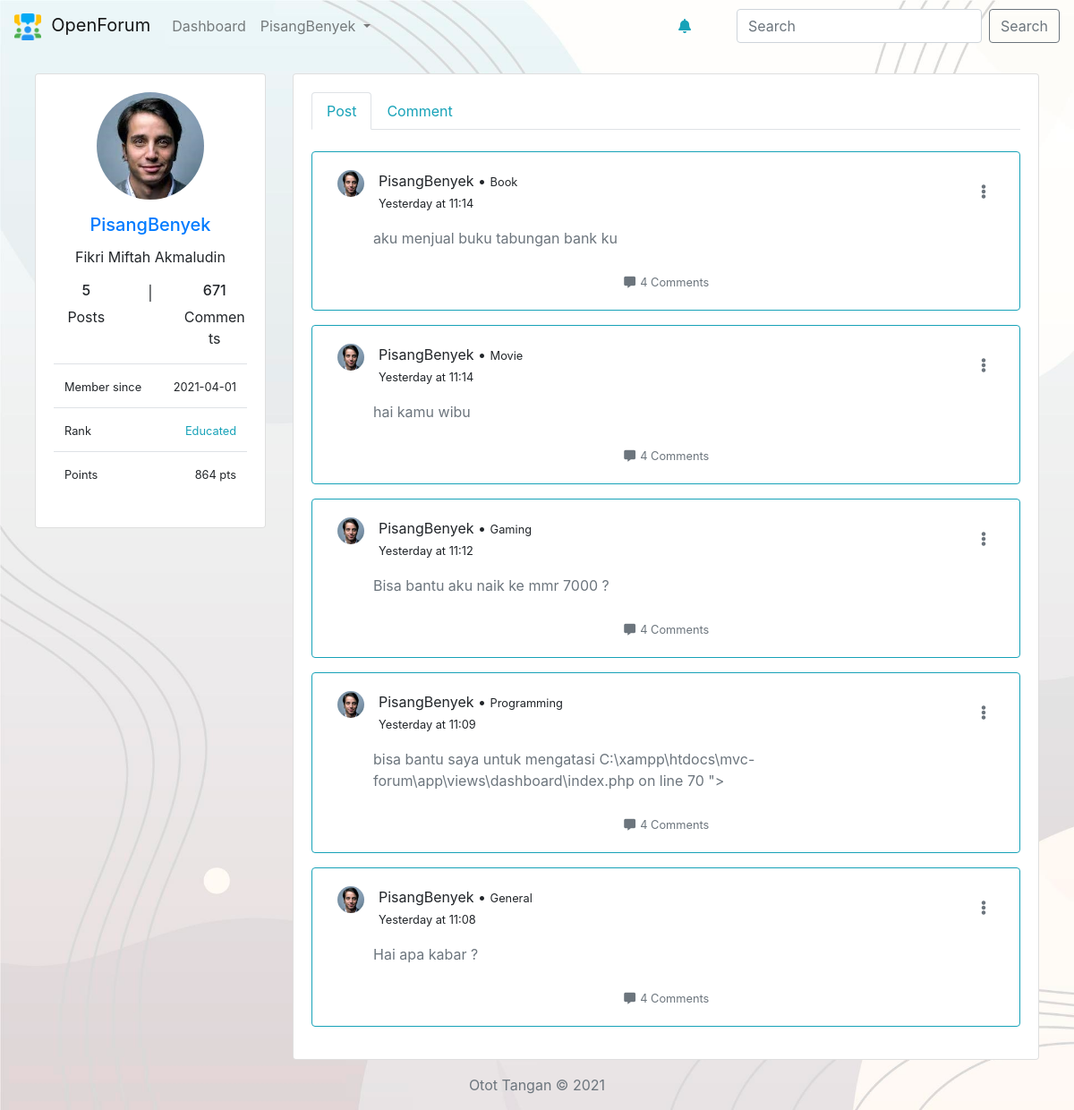
Screenshot of /profile (signed in) with the database file from the repository.
### tables this page shows
CREATE TABLE `users` (
  `id` int(11) NOT NULL,
  `fullname` varchar(100) NOT NULL,
  `username` varchar(100) NOT NULL,
  `email` varchar(100) NOT NULL,
  `password` varchar(255) NOT NULL,
  `photo` varchar(100) NOT NULL DEFAULT 'user.png',
  `register_date` date NOT NULL DEFAULT current_timestamp(),
  `rank` enum('Newbie','Helper','Ambitious','Educated','Expert','Professional','Genius') NOT NULL DEFAULT 'Newbie',
  `points` int(11) NOT NULL DEFAULT 0
);

CREATE TABLE `posts` (
  `id` int(11) NOT NULL,
  `owner` int(11) NOT NULL,
  `content` mediumtext NOT NULL,
  `category` varchar(25) NOT NULL DEFAULT 'General',
  `time_posted` datetime NOT NULL DEFAULT current_timestamp()
);

### app/core/Controller.php (called while the page is built, shortened)
<?php
class Controller{
	public function view($view, $data = [])
	{
		require_once '../app/views/' . $view . '.php' ;
	}
	public function model($model)
	{
		return new $model;
	}
}

### app/controllers/Profile.php (called while the page is built, shortened)
<?php
class Profile extends Controller {
	public function index()
	{
		$data['user'] = $this->model('User_model')->getUserData($_SESSION['UserLoggedIn']);
		$data['userPost'] = $this->model('Post_model')->getPostFromThisUser($data['user']['id']);
		$data['postCount'] = $this->model('Post_model')->countPostFromThisUser($data['user']['id']);
		for ($i=0; $i < $data['postCount'] ; $i++) {
			$timeConvert = $this->model('Post_model')->convertTime($data['userPost'][$i]['time_posted']);
			$data['userPost'][$i]['date'] = $timeConvert['date'];
			$data['userPost'][$i]['hour'] = $timeConvert['hour'];
		}
		$data['title'] = "Profile";
		$this->view('template/profile-left-panel',$data);
		$this->view('profile/index',$data);
	}
}

### app/core/App.php (called while the page is built, shortened)
<?php
class App{
	protected $method = 'index';
	protected $params = [];
	public function __construct()
	{
		$this->controller = new $this->controller;
		call_user_func_array([$this->controller, $this->method], $this->params);
	}
}

### public/index.php (called while the page is built, shortened)
<?php
$app = new App;

### app/core/Database.php (called while the page is built, shortened)
<?php
class Database {
    private $host = DB_HOST;
    private $user = DB_USER;
    private $pass = DB_PASS;
    private $db_name = DB_NAME;
    private $dbh;
    private $stmt;
    public function __construct()
    {
        $dsn = 'mysql:host=' . $this->host . ';dbname=' . $this->db_name;
        $option = [
            PDO::ATTR_PERSISTENT => true,
            PDO::ATTR_ERRMODE => PDO::ERRMODE_EXCEPTION
        ];
        try {
            $this->dbh = new PDO($dsn, $this->user, $this->pass, $option);
        } catch(PDOException $e) {
            die($e->getMessage());
        }
    }
    public function query($query)
    {
        $this->stmt = $this->dbh->prepare($query);
    }
    public function bind($param, $value, $type = null)
    {
        if( is_null($type) ) {
            switch( true ) {
                default :
                    $type = PDO::PARAM_STR;
            }
        }
        $this->stmt->bindValue($param, $value, $type);
    }
    public function execute()
    {
        $this->stmt->execute();
    }
    public function resultSet()
    {
        $this->execute();
        return $this->stmt->fetchAll(PDO::FETCH_ASSOC);
    }
    public function single()
    {
        $this->execute();
        return $this->stmt->fetch(PDO::FETCH_ASSOC);
    }
}

### app/models/User_model.php (called while the page is built, shortened)
<?php
class User_model {
    private $db;
    public function __construct()
    {
        $this->db = new Database;
    }
    public function getUserData($data)
    {
        $username = $_SESSION['UserLoggedIn'];
        $this->db->query('SELECT * FROM users WHERE username=:username');
        $this->db->bind('username',$username);
        return $this->db->single();
    }
}

### app/models/Post_model.php (called while the page is built, shortened)
<?php
class Post_model
{
	public function __construct()
	{
        $this->db = new Database;
	}
	public function getPostFromThisUser($data)
	{
		$ownerid = $data;
		$this->db->query('SELECT * FROM posts WHERE owner=:ownerid ORDER BY id DESC');
		$this->db->bind('ownerid',$ownerid);
		return $this->db->resultSet();
	}
	public function countPostFromThisUser($user)
	{
		$this->db->query('SELECT * FROM posts WHERE owner=:ownerid');
		$this->db->bind('ownerid',$user);
		$this->db->execute();
		$total  = $this->db->rowCount();
		return $total;
	}
}

### app/views/profile/index.php (the view, shortened to what this page needs)
	<div class="col-md-9">
		<div class="card">
			<div class="card-body">
				<ul class="nav nav-tabs" id="myTab" role="tablist">
				  <li class="nav-item" role="presentation">
				    <a class="nav-link active text-info" id="post-tab" data-toggle="tab" href="#post" role="tab" aria-controls="post" aria-selected="true">Post</a>
				  </li>
				  <li class="nav-item" role="presentation">
				    <a class="nav-link text-info" id="comment-tab" data-toggle="tab" href="#comment" role="tab" aria-controls="comment" aria-selected="false">Comment</a>
				  </li>
				</ul>
				<div class="tab-content" id="myTabContent">
				  <div class="tab-pane fade show active pt-4" id="post" role="tabpanel" aria-labelledby="post-tab">
				  	<?php foreach ($data['userPost'] as $myPost): ?>
				  		<div class="card mb-3 border border-info">
							<div class="card-body">
								<div>
									<div class="row mx-1 d-flex justify-content-between">
										<div class="row mx-1">
											<img src="<?=ROOTURL ?>/public/assets/img/profile-img/<?=$data['user']['photo'] ?>" height="30px" width="30px" class="rounded-circle">&emsp;
											<div>
												<span class="mb-0 pb-0"><?=$data['user']['username'] ?> &bull; <small><?=$myPost['category']?></small></span><br>
												<small class="text-muted mt-0"></small><small><?=$myPost['date'].' at '.$myPost['hour']?></small>
											</div>
										</div>
										<div class="btn-group dropleft">
										  <button class="btn bg-transparent" type="button" id="dropdownMenuButton" data-toggle="dropdown" aria-haspopup="true" aria-expanded="false">
										  	<i class="fas fa-ellipsis-v text-muted"></i>
										  </button>
										</div>
									</div>
									<div class="mx-5 mt-3">
										<a href="post/<?=$myPost['id'] ?>" class="card-text deco-none">
											<p class="text-muted"><?=$myPost['content']?></p>
										</a>
									</div>
									<div class="d-flex justify-content-center mt-4">
										<div class="text-center">
											<a href="post/<?=$myPost['id'] ?>" class="deco-none text-secondary">
												<small><i class="fas fa-comment-alt fa-fw"></i> 4 Comments</small>
											</a>
										</div>
									</div>
								</div>
							</div>
						</div>
				  	<?php endforeach ?>
				  </div>
				</div>
			</div>
		</div>
	</div>
</div>

### app/views/template/profile-left-panel.php
<div class="row mx-4 mt-4">
	<div class="col-md-3">
		<div class="card">
			<div class="card-body">
				<div class="d-flex justify-content-center">
					<img class="rounded-circle" width="120px" height="120px" src="<?= ROOTURL ?>/public/assets/img/profile-img/<?=$data['user']['photo']?>">
				</div>
				<h5 class="card-title text-primary text-center mt-3"><?=$data['user']['username']?></h5>
				<p class="text-center "><?=$data['user']['fullname']?></p>
				<div class="row d-flex justify-content-between text-center mt-3">
					<div class="col-md-5">
						<h6><?= $data['postCount'] ?></h6> Posts
					</div>
					<div class="col-md-2">
						|
					</div>
					<div class="col-md-5">
						<h6>671</h6> Comments
					</div>
				</div>
				<table class="table mt-3">
					<tr>
						<td class="text-left"><small>Member since</small></td>
						<td class="text-right"><small><?=$data['user']['register_date']?></small></td>
					</tr>
					<tr>
						<td class="text-left"><small>Rank</small></td>
						<td class="text-right text-info"><small><?=$data['user']['rank']?></small></td>
					</tr>
					<tr>
						<td class="text-left"><small>Points</small></td>
						<td class="text-right"><small><?=$data['user']['points']?> pts</small></td>
					</tr>
				</table>
			</div>
		</div>
	</div>

### public/assets/css/global.css (style rules this page uses)
body { background-image: url('../img/wave.jpg'); background-repeat: none; background-attachment: fixed; background-size: cover; }
a.deco-none { text-decoration: none; }

### rows the page displays
users: photo (picture), username "PisangBenyek", fullname "Fikri Miftah Akmaludin", register_date "2021-04-01", rank "Educated", points "864"
posts: users.photo (picture), category "Book", date "Yesterday", hour "11:14", content "aku menjual buku tabungan bank ku"
posts: users.photo (picture), category "Movie", date "Yesterday", hour "11:14", content "hai kamu wibu"
posts: users.photo (picture), category "Gaming", date "Yesterday", hour "11:12", content "Bisa bantu aku naik ke mmr 7000 ?"
posts: users.photo (picture), category "Programming", date "Yesterday", hour "11:09", content "bisa bantu saya untuk mengatasi C:\\xampp\\htdocs\\mvc-forum\\app\\views\\dashboard\\index.php on line 70 \">"
posts: users.photo (picture), category "General", date "Yesterday", hour "11:08", content "Hai apa kabar ?"

### other values shown
$_SESSION['UserLoggedIn'] "PisangBenyek"
$data['postCount'] "5"
